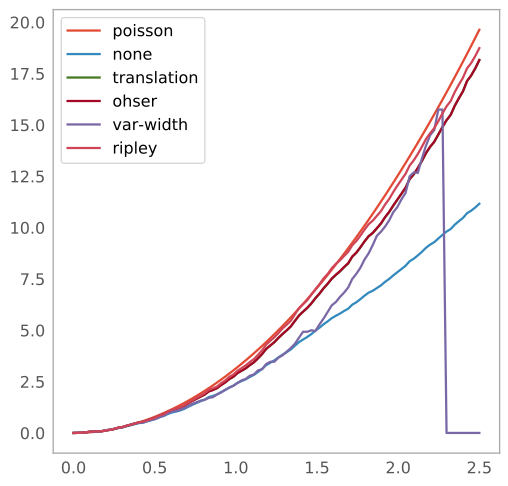

Recreate this plot in Python.
import numpy as np
from matplotlib import pyplot as plt
from astropy.stats import RipleysKEstimator
z = np.random.uniform(low=5, high=10, size=(100, 2))
Kest = RipleysKEstimator(area=25, x_max=10, y_max=10, x_min=5, y_min=5)
r = np.linspace(0, 2.5, 100)
plt.plot(r, Kest.poisson(r), label='poisson')
plt.plot(r, Kest(data=z, radii=r, mode='none'), label='none')
plt.plot(r, Kest(data=z, radii=r, mode='translation'), label='translation')
plt.plot(r, Kest(data=z, radii=r, mode='ohser'), label='ohser')
plt.plot(r, Kest(data=z, radii=r, mode='var-width'), label='var-width')
plt.plot(r, Kest(data=z, radii=r, mode='ripley'), label='ripley')
plt.legend(loc='upper left')
